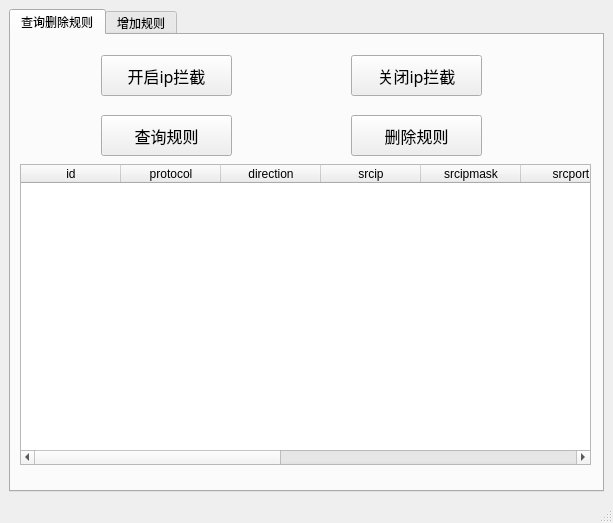
<?xml version="1.0" encoding="UTF-8"?>
<ui version="4.0">
 <class>MainWindow</class>
 <widget class="QMainWindow" name="MainWindow">
  <property name="geometry">
   <rect>
    <x>0</x>
    <y>0</y>
    <width>613</width>
    <height>523</height>
   </rect>
  </property>
  <property name="windowTitle">
   <string>IP拦截</string>
  </property>
  <widget class="QWidget" name="centralwidget">
   <layout class="QHBoxLayout" name="horizontalLayout">
    <item>
     <widget class="QTabWidget" name="tabWidget">
      <property name="currentIndex">
       <number>0</number>
      </property>
      <widget class="QWidget" name="tab">
       <attribute name="title">
        <string>查询删除规则</string>
       </attribute>
       <widget class="QPushButton" name="pushButton_4">
        <property name="geometry">
         <rect>
          <x>90</x>
          <y>20</y>
          <width>131</width>
          <height>41</height>
         </rect>
        </property>
        <property name="font">
         <font>
          <family>黑体</family>
          <pointsize>12</pointsize>
         </font>
        </property>
        <property name="text">
         <string>开启ip拦截</string>
        </property>
       </widget>
       <widget class="QPushButton" name="pushButton_5">
        <property name="geometry">
         <rect>
          <x>340</x>
          <y>20</y>
          <width>131</width>
          <height>41</height>
         </rect>
        </property>
        <property name="font">
         <font>
          <family>黑体</family>
          <pointsize>12</pointsize>
         </font>
        </property>
        <property name="text">
         <string>关闭ip拦截</string>
        </property>
       </widget>
       <widget class="QPushButton" name="pushButton_2">
        <property name="geometry">
         <rect>
          <x>90</x>
          <y>80</y>
          <width>131</width>
          <height>41</height>
         </rect>
        </property>
        <property name="font">
         <font>
          <family>黑体</family>
          <pointsize>12</pointsize>
         </font>
        </property>
        <property name="text">
         <string>查询规则</string>
        </property>
       </widget>
       <widget class="QPushButton" name="pushButton_3">
        <property name="geometry">
         <rect>
          <x>340</x>
          <y>80</y>
          <width>131</width>
          <height>41</height>
         </rect>
        </property>
        <property name="font">
         <font>
          <family>黑体</family>
          <pointsize>12</pointsize>
         </font>
        </property>
        <property name="text">
         <string>删除规则</string>
        </property>
       </widget>
       <widget class="QTableWidget" name="tableWidget">
        <property name="geometry">
         <rect>
          <x>9</x>
          <y>129</y>
          <width>571</width>
          <height>301</height>
         </rect>
        </property>
        <column>
         <property name="text">
          <string>id</string>
         </property>
        </column>
        <column>
         <property name="text">
          <string>protocol</string>
         </property>
        </column>
        <column>
         <property name="text">
          <string>direction</string>
         </property>
        </column>
        <column>
         <property name="text">
          <string>srcip</string>
         </property>
        </column>
        <column>
         <property name="text">
          <string>srcipmask</string>
         </property>
        </column>
        <column>
         <property name="text">
          <string>srcport</string>
         </property>
        </column>
        <column>
         <property name="text">
          <string>srcportmask</string>
         </property>
        </column>
        <column>
         <property name="text">
          <string>dstip</string>
         </property>
        </column>
        <column>
         <property name="text">
          <string>dstipmask</string>
         </property>
        </column>
        <column>
         <property name="text">
          <string>dstport</string>
         </property>
        </column>
        <column>
         <property name="text">
          <string>dstportmask</string>
         </property>
        </column>
       </widget>
      </widget>
      <widget class="QWidget" name="tab_2">
       <attribute name="title">
        <string>增加规则</string>
       </attribute>
       <widget class="QLabel" name="label_5">
        <property name="geometry">
         <rect>
          <x>280</x>
          <y>140</y>
          <width>61</width>
          <height>21</height>
         </rect>
        </property>
        <property name="text">
         <string>dst ip</string>
        </property>
       </widget>
       <widget class="QLineEdit" name="lineEdit_5">
        <property name="geometry">
         <rect>
          <x>360</x>
          <y>190</y>
          <width>113</width>
          <height>20</height>
         </rect>
        </property>
        <property name="text">
         <string>255.255.255.0</string>
        </property>
       </widget>
       <widget class="QLabel" name="label_2">
        <property name="geometry">
         <rect>
          <x>30</x>
          <y>190</y>
          <width>71</width>
          <height>21</height>
         </rect>
        </property>
        <property name="text">
         <string>src ip mask</string>
        </property>
       </widget>
       <widget class="QLabel" name="label_8">
        <property name="geometry">
         <rect>
          <x>280</x>
          <y>250</y>
          <width>61</width>
          <height>21</height>
         </rect>
        </property>
        <property name="text">
         <string>dst port</string>
        </property>
       </widget>
       <widget class="QPushButton" name="pushButton">
        <property name="geometry">
         <rect>
          <x>220</x>
          <y>340</y>
          <width>141</width>
          <height>41</height>
         </rect>
        </property>
        <property name="font">
         <font>
          <family>黑体</family>
          <pointsize>12</pointsize>
         </font>
        </property>
        <property name="text">
         <string>提交</string>
        </property>
       </widget>
       <widget class="QLineEdit" name="lineEdit_2">
        <property name="geometry">
         <rect>
          <x>110</x>
          <y>190</y>
          <width>113</width>
          <height>20</height>
         </rect>
        </property>
        <property name="text">
         <string>0.0.0.0</string>
        </property>
       </widget>
       <widget class="QLabel" name="label_3">
        <property name="geometry">
         <rect>
          <x>30</x>
          <y>250</y>
          <width>61</width>
          <height>21</height>
         </rect>
        </property>
        <property name="text">
         <string>src port</string>
        </property>
       </widget>
       <widget class="QLineEdit" name="lineEdit">
        <property name="geometry">
         <rect>
          <x>110</x>
          <y>140</y>
          <width>113</width>
          <height>20</height>
         </rect>
        </property>
        <property name="text">
         <string>0.0.0.0</string>
        </property>
       </widget>
       <widget class="QLabel" name="label">
        <property name="geometry">
         <rect>
          <x>30</x>
          <y>140</y>
          <width>61</width>
          <height>21</height>
         </rect>
        </property>
        <property name="text">
         <string>src ip</string>
        </property>
       </widget>
       <widget class="QLineEdit" name="lineEdit_3">
        <property name="geometry">
         <rect>
          <x>110</x>
          <y>250</y>
          <width>113</width>
          <height>20</height>
         </rect>
        </property>
        <property name="text">
         <string>0</string>
        </property>
       </widget>
       <widget class="QLabel" name="label_7">
        <property name="geometry">
         <rect>
          <x>280</x>
          <y>190</y>
          <width>71</width>
          <height>21</height>
         </rect>
        </property>
        <property name="text">
         <string>dst ip mask</string>
        </property>
       </widget>
       <widget class="QLineEdit" name="lineEdit_4">
        <property name="geometry">
         <rect>
          <x>360</x>
          <y>140</y>
          <width>113</width>
          <height>20</height>
         </rect>
        </property>
        <property name="text">
         <string>202.115.54.0</string>
        </property>
       </widget>
       <widget class="QLineEdit" name="lineEdit_6">
        <property name="geometry">
         <rect>
          <x>360</x>
          <y>250</y>
          <width>113</width>
          <height>20</height>
         </rect>
        </property>
        <property name="text">
         <string>80</string>
        </property>
       </widget>
       <widget class="QLabel" name="label_4">
        <property name="geometry">
         <rect>
          <x>30</x>
          <y>90</y>
          <width>61</width>
          <height>21</height>
         </rect>
        </property>
        <property name="text">
         <string>protocol</string>
        </property>
       </widget>
       <widget class="QLineEdit" name="lineEdit_7">
        <property name="geometry">
         <rect>
          <x>110</x>
          <y>90</y>
          <width>113</width>
          <height>20</height>
         </rect>
        </property>
        <property name="text">
         <string>6</string>
        </property>
       </widget>
       <widget class="QLabel" name="label_6">
        <property name="geometry">
         <rect>
          <x>280</x>
          <y>90</y>
          <width>61</width>
          <height>21</height>
         </rect>
        </property>
        <property name="text">
         <string>direction</string>
        </property>
       </widget>
       <widget class="QLineEdit" name="lineEdit_8">
        <property name="geometry">
         <rect>
          <x>360</x>
          <y>90</y>
          <width>113</width>
          <height>20</height>
         </rect>
        </property>
        <property name="text">
         <string>2</string>
        </property>
       </widget>
       <widget class="QLabel" name="label_18">
        <property name="geometry">
         <rect>
          <x>270</x>
          <y>290</y>
          <width>81</width>
          <height>21</height>
         </rect>
        </property>
        <property name="text">
         <string>dst port mask</string>
        </property>
       </widget>
       <widget class="QLineEdit" name="lineEdit_9">
        <property name="geometry">
         <rect>
          <x>110</x>
          <y>290</y>
          <width>113</width>
          <height>21</height>
         </rect>
        </property>
        <property name="text">
         <string>0</string>
        </property>
       </widget>
       <widget class="QLabel" name="label_19">
        <property name="geometry">
         <rect>
          <x>20</x>
          <y>290</y>
          <width>81</width>
          <height>21</height>
         </rect>
        </property>
        <property name="text">
         <string>src port mask</string>
        </property>
       </widget>
       <widget class="QLineEdit" name="lineEdit_10">
        <property name="geometry">
         <rect>
          <x>360</x>
          <y>290</y>
          <width>113</width>
          <height>20</height>
         </rect>
        </property>
        <property name="text">
         <string>65535</string>
        </property>
       </widget>
       <widget class="QLineEdit" name="lineEdit_11">
        <property name="geometry">
         <rect>
          <x>110</x>
          <y>40</y>
          <width>113</width>
          <height>20</height>
         </rect>
        </property>
        <property name="text">
         <string/>
        </property>
       </widget>
       <widget class="QLabel" name="label_20">
        <property name="geometry">
         <rect>
          <x>30</x>
          <y>40</y>
          <width>61</width>
          <height>21</height>
         </rect>
        </property>
        <property name="text">
         <string>id</string>
        </property>
       </widget>
      </widget>
     </widget>
    </item>
   </layout>
  </widget>
  <widget class="QMenuBar" name="menubar">
   <property name="geometry">
    <rect>
     <x>0</x>
     <y>0</y>
     <width>613</width>
     <height>23</height>
    </rect>
   </property>
  </widget>
  <widget class="QStatusBar" name="statusbar"/>
 </widget>
 <resources/>
 <connections/>
</ui>
